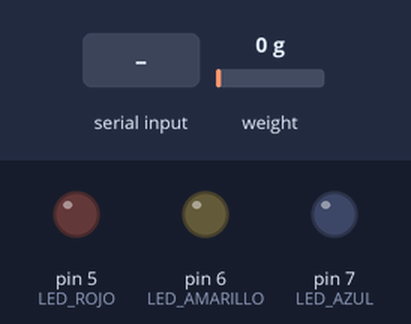
The sketch below on a simulated Arduino Uno, built with avr-gcc and run on an emulated ATmega328P. Parts: output pins drawn as LEDs (lit = HIGH). Inputs (shaded band) come from the test bench; at power-on: weight on the scale 0 g. What the sketch prints to the serial monitor is not drawn.

Above: at 3.2 s.
3.3 s: "A" received over Serial
At 4.5 s:
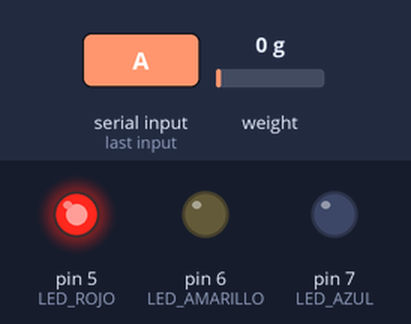
4.8 s: "B" received over Serial
At 5.7 s:
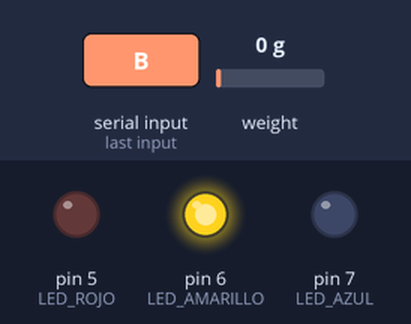
6.3 s: "C" received over Serial
At 6.6 s:
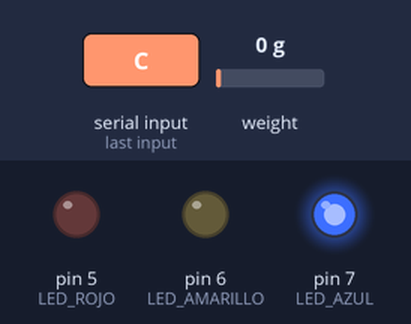
7.8 s: "0" received over Serial
At 8.6 s:
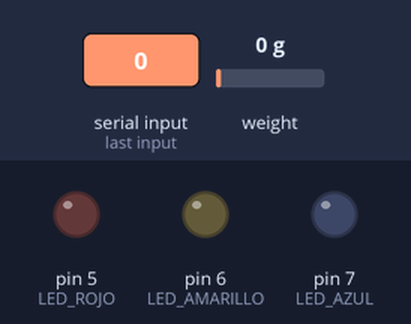
Timing chart, 0 to 10.3 s (numbered marks = the images above; inputs shaded):
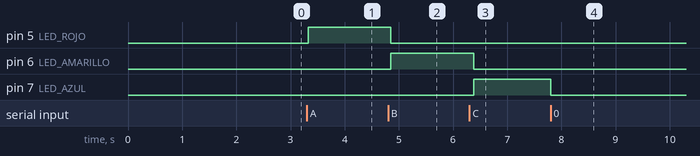

The sketch:

control.ino
```cpp
// Bucle de control (semana 8)
// Manda el peso cada 20 ms (50 Hz) y obedece las ordenes de Python con 3 LEDs:
//   A = ligero  (~14 g) -> LED ROJO
//   B = mediano (~40 g) -> LED AMARILLO
//   C = pesado  (~55 g) -> LED AZUL
//   0 = reposo -> todo apagado
#include "HX711.h"

const int DOUT_PIN = A1;
const int CLK_PIN = A0;
const int LED_ROJO = 5;       // ligero
const int LED_AMARILLO = 6;   // mediano
const int LED_AZUL = 7;       // pesado

const unsigned long PERIODO_MS = 20;   // una lectura cada 20 ms = 50 Hz (HX711 en modo 80 SPS)

HX711 balanza;
unsigned long ultimaLectura = 0;

void apagarTodo() {
  digitalWrite(LED_ROJO, LOW);
  digitalWrite(LED_AMARILLO, LOW);
  digitalWrite(LED_AZUL, LOW);
}

void setup() {
  Serial.begin(115200);
  balanza.begin(DOUT_PIN, CLK_PIN);
  balanza.set_scale(106658.72);   // factor de calibracion de Sensor.ino
  balanza.tare(20);
  pinMode(LED_ROJO, OUTPUT);
  pinMode(LED_AMARILLO, OUTPUT);
  pinMode(LED_AZUL, OUTPUT);
  apagarTodo();
}

void loop() {
  if (millis() - ultimaLectura >= PERIODO_MS && balanza.is_ready()) {
    ultimaLectura = millis();
    Serial.println(balanza.get_units(1), 4);   // solo el numero, en kg
  }

  if (Serial.available() > 0) {
    char orden = Serial.read();
    switch (orden) {
      case 'A': apagarTodo(); digitalWrite(LED_ROJO, HIGH);     break;
      case 'B': apagarTodo(); digitalWrite(LED_AMARILLO, HIGH); break;
      case 'C': apagarTodo(); digitalWrite(LED_AZUL, HIGH);     break;
      case '0': apagarTodo(); break;
    }
  }
  delay(1);
}
```

Measured:
- after the input at 3.3 s, pin 5 (LED_ROJO): LOW → HIGH at once
- after the input at 4.8 s, pin 5 (LED_ROJO): HIGH → LOW after 0.05 s; pin 6 (LED_AMARILLO): LOW → HIGH after 0.05 s
- after the input at 6.3 s, pin 6 (LED_AMARILLO): HIGH → LOW after 0.08 s; pin 7 (LED_AZUL): LOW → HIGH after 0.08 s
- after the input at 7.8 s, pin 7 (LED_AZUL): HIGH → LOW at once
